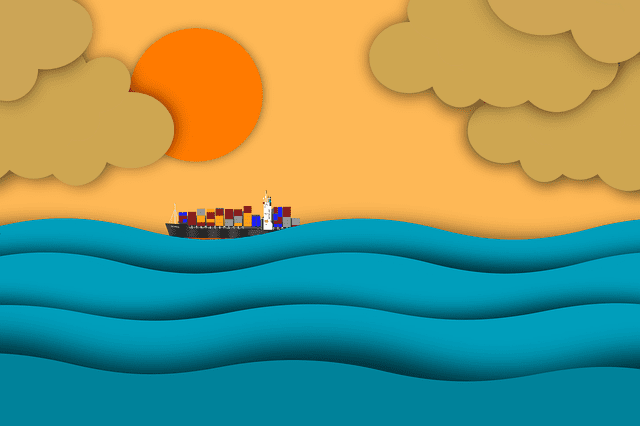
#> input picture image-15.png, 640 x 426 px
$ python '#5.3_Image_translation__OpenCV.py'
#> lines starting #> are read from the running program, lines starting #| are printed output that depends on the picture
import cv2
import numpy as np #We are going to need this as we'll work with matrices/arrays.

#We read the image
image = cv2.imread('image-15.png')
#> image is the input picture: shape (426, 640, 3); mean B, G, R 113.5, 150.1, 120.6

#We get the width and height from image.shape()
height, width = image.shape[:2]
#> height = 426; width = 640
print("Width:",width, "Height:",height)
#| Width: 640 Height: 426

#Now we can create the Translation Matrix by getting tx and ty values
# get tx and ty values for translation
# we can play with the translation values a bit, here we chose 4
#tx > 0 shifts image to the right. tx < 0 will shift the image to the left.
tx, ty = width / 4, height / -4
#> tx = 160; ty = -106.5

# create the translation matrix using tx and ty, it is a NumPy array
translation_matrix = np.array([
    [1, 0, tx],
    [0, 1, ty]
], dtype=np.float32)
#> translation_matrix = [[1, 0, 160], [0, 1, -106.5]]

#Apply warpAffine()
translated_image = cv2.warpAffine(src=image, M=translation_matrix, dsize=(width, height))
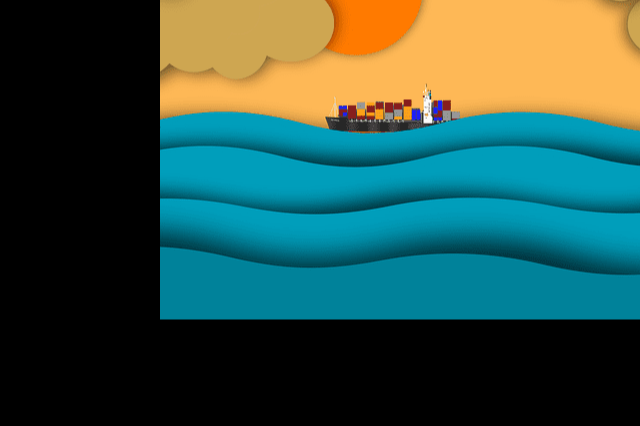
#> translated_image: shape (426, 640, 3); mean B, G, R 71.5, 81.9, 49

# display the original and the Translated images
cv2.imshow('Translated image', translated_image)
cv2.imshow('Original image', image)
cv2.waitKey(0)
cv2.destroyAllWindows()
# save the translated image to disk
cv2.imwrite('translated_image.jpg', translated_image)
